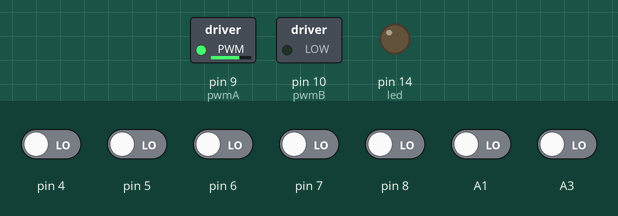
Simulated run of this sketch. Board: Arduino Uno, built with avr-gcc and run on an emulated ATmega328P. Shown: switched loads named in the sketch (green lamp = pin HIGH), output pins drawn as LEDs (lit = HIGH). The inputs (shaded band) are chosen by the test bench; at power-on: A1, A3, pin 4–8 LOW. What the sketch prints to the serial monitor is not drawn.

Above: at 4.2 s.
4.3 s: pin 5 driven HIGH
5.8 s: A3 driven HIGH
At 6.7 s:
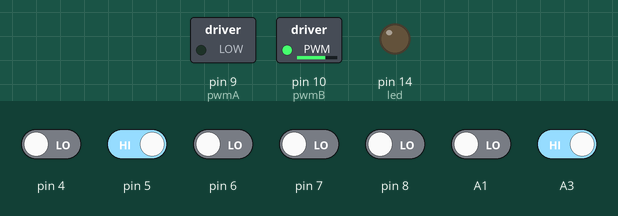
7.3 s: pin 6 driven HIGH
At 8.0 s:
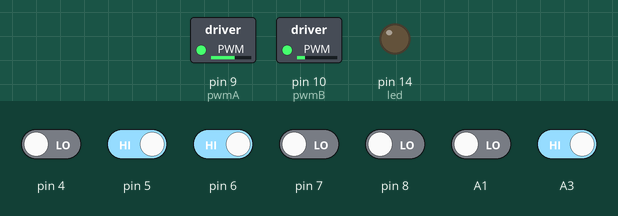
8.8 s: pin 8 driven HIGH
At 9.2 s:
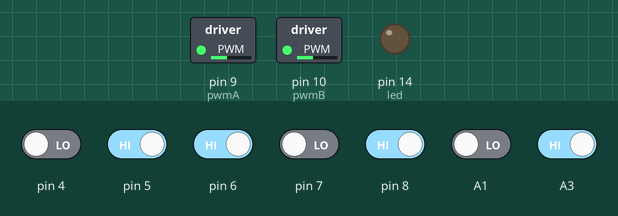
10.3 s: pin 7 driven HIGH
At 11.5 s:
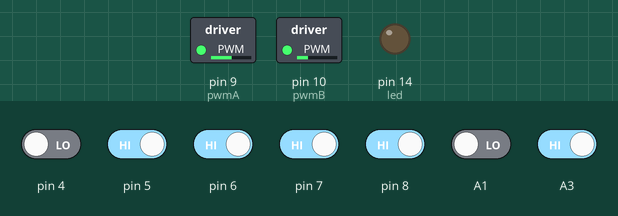
11.8 s: A1 driven HIGH
At 12.6 s:
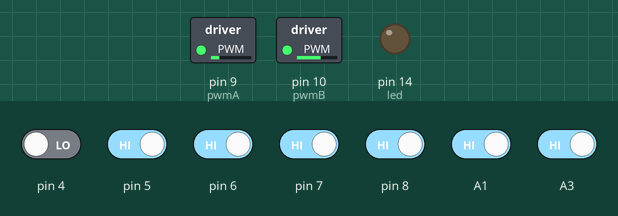
Timing chart, 0 to 14.3 s (numbered marks = the images above; inputs shaded):
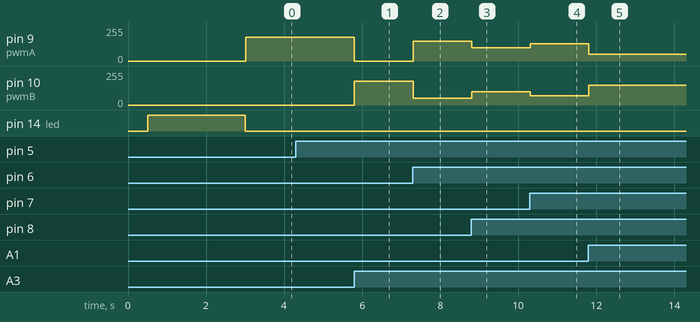

The sketch:

LF_V2_PID.ino
```cpp
#include <QTRSensors.h>

QTRSensors qtr;

const uint8_t SensorCount = 8;
uint16_t sensorValues[SensorCount];

int pwmA = 9;
int pwmB = 10;

int speed = 70;

int led = 14;

int maxValue[SensorCount];
int minValue[SensorCount];

int lastError = 0;
boolean  onoff = 0;
int val, cnt = 0, v[3];

const uint16_t threshold = 500; //  adjustable - can take values between 0 and 1000

//the speed can be between  0 and 255 - 0 is LOW and 255 is HIGH. At a high value,
//you may risk burning  the motors, because the voltage supplied by the PWM control
//is higher than  6V.
const int maxspeeda = 180;
const int maxspeedb = 180;
const int basespeeda  = 100;
const int basespeedb = 100;
/*If your robot can't take tight curves,  you can set up the robot
  to revolve around the base (and not around one of  the wheels) by
  setting the minspeed to a negative value (-100), so the motors  will go
  forward and backward. Doing this the motors can wear out faster.
  If you don't want to do this, set the minspeed to 0, so the motors
  will  only go forward.
*/
const int minspeeda = 0;
const int minspeedb =  0;


float Kp  = 0.3;
float Ki = 0;
float Kd = 3;
uint8_t multiP = 1;
uint8_t multiI  = 1;
uint8_t multiD = 1;
uint8_t Kpfinal;
uint8_t Kifinal;
uint8_t Kdfinal;
int  P;
int I;
int D;
float Pvalue;
float Ivalue;
float Dvalue;

void setup(){
  QRT_INIT();

  Serial.begin(9600);
  pinMode(pwmA, OUTPUT);
  pinMode(pwmB, OUTPUT);
}

void loop() {

  PID_control();

}

void QRT_INIT(){
  qtr.setTypeRC();
  qtr.setSensorPins((const uint8_t[]){4, 5, 6, 7, 8, A1, A2, A3}, SensorCount);
  qtr.setEmitterPin(16);

  delay(500);
  pinMode(led, OUTPUT);
  digitalWrite(led, HIGH); // turn on Arduino's LED to indicate we are in calibration mode

  // 2.5 ms RC read timeout (default) * 10 reads per calibrate() call
  // = ~25 ms per calibrate() call.
  // Call calibrate() 400 times to make calibration take about 10 seconds.
  for (uint16_t i = 0; i < 100; i++)
  {
    qtr.calibrate();
  }
  digitalWrite(led, LOW); // turn off Arduino's LED to indicate we are through with calibration

  // print the calibration minimum values measured when emitters were on
  Serial.begin(9600);
  for (uint8_t i = 0; i < SensorCount; i++)
  {
    minValue[i] = qtr.calibrationOn.minimum[i];
    Serial.print(minValue[i]);
    Serial.print(' ');
  }
  Serial.println();

  // print the calibration maximum values measured when emitters were on
  for (uint8_t i = 0; i < SensorCount; i++)
  {
    maxValue[i] = qtr.calibrationOn.maximum[i];
    Serial.print(maxValue[i]);
    Serial.print(' ');
  }
  Serial.println();
  Serial.println();
  //delay(1000);
}

void  forward_brake(int posa, int posb) {
  analogWrite(pwmA, posa);
  analogWrite(pwmB, posb);
}

void  PID_control() {
  uint16_t position = qtr.readLineBlack(sensorValues); //read  the current position
  int error = 3500 - position; //3500 is the ideal position  (the centre)

  P = error;
  I = I + error;
  D = error - lastError;
  lastError = error;
  int motorspeed = P*Kp + I*Ki + D*Kd; //calculate the correction
                                       //needed to be applied to the speed

  int motorspeeda = basespeeda + motorspeed;
  int motorspeedb = basespeedb -  motorspeed;

  if (motorspeeda > maxspeeda) {
    motorspeeda = maxspeeda;
  }
  if (motorspeedb > maxspeedb) {
    motorspeedb = maxspeedb;
  }
  if (motorspeeda < 0) {
    motorspeeda = 0;
  }
  if (motorspeedb < 0)  {
    motorspeedb = 0;
  }
  forward_brake(motorspeeda, motorspeedb);
}

// cod comentat

// #include <QTRSensors.h>  // Include biblioteca pentru a lucra cu senzorii de linie QTR

// QTRSensors qtr;  // Creează un obiect de tipul QTRSensors pentru a citi valorile senzorilor

// const uint8_t SensorCount = 8;  // Numărul de senzori de linie (în acest caz 8 senzori)
// uint16_t sensorValues[SensorCount];  // Array pentru a stoca valorile citite de la fiecare senzor

// // Definirea pinilor pentru motoare și controlul vitezei acestora
// int pwmA = 9;  // Pinul 9 pentru controlul motorului A
// int pwmB = 10; // Pinul 10 pentru controlul motorului B

// int speed = 70;  // Viteza de bază a motoarelor (valoare PWM între 0 și 255)

// int led = 14;  // Pinul 14 pentru LED-ul de pe placă (pentru a semnaliza starea de calibrare)

// int maxValue[SensorCount];  // Array pentru valorile maxime citite în timpul calibrării
// int minValue[SensorCount];  // Array pentru valorile minime citite în timpul calibrării

// int lastError = 0;  // Variabilă pentru eroarea anterioară, necesară pentru calculul PID
// boolean onoff = 0;  // Flag pentru a controla starea robotului (nu este folosit în acest cod)
// int val, cnt = 0, v[3];  // Variabile auxiliare (nu sunt folosite în acest cod)

// const uint16_t threshold = 500;  // Pragul de detectare a liniei - ajustabil între 0 și 1000

// // Definirea limitelor de viteză pentru motoare
// const int maxspeeda = 180;
// const int maxspeedb = 180;
// const int basespeeda = 100;  // Viteza de bază pentru motorul A
// const int basespeedb = 100;  // Viteza de bază pentru motorul B
// const int minspeeda = 0;     // Viteza minimă pentru motorul A (poate fi negativă pentru a permite rotirea)
// const int minspeedb = 0;     // Viteza minimă pentru motorul B

// // Coeficientii PID
// float Kp = 0.3;  // Coeficientul pentru eroarea proporțională
// float Ki = 0;    // Coeficientul pentru eroarea integrată
// float Kd = 3;    // Coeficientul pentru eroarea derivativă
// uint8_t multiP = 1;  // Multiplicator pentru coeficientul P
// uint8_t multiI = 1;  // Multiplicator pentru coeficientul I
// uint8_t multiD = 1;  // Multiplicator pentru coeficientul D
// uint8_t Kpfinal;  // Coeficientul final P
// uint8_t Kifinal;  // Coeficientul final I
// uint8_t Kdfinal;  // Coeficientul final D
// int P;  // Eroarea proporțională
// int I;  // Eroarea integrată
// int D;  // Eroarea derivativă
// float Pvalue;  // Valoarea erorii proporționale
// float Ivalue;  // Valoarea erorii integrate
// float Dvalue;  // Valoarea erorii derivate

// void setup() {
//   QRT_INIT();  // Inițializează senzorii și calibrarea lor

//   Serial.begin(9600);  // Inițializează comunicația serială pentru a vizualiza datele în monitorul serial
//   pinMode(pwmA, OUTPUT);  // Setează pinul pwmA ca ieșire pentru motorul A
//   pinMode(pwmB, OUTPUT);  // Setează pinul pwmB ca ieșire pentru motorul B
// }

// void loop() {
//   PID_control();  // Apelarea funcției PID pentru a regla viteza motoarelor pe baza erorii
// }

// // Inițializează senzorii și calibrarea acestora
// void QRT_INIT() {
//   qtr.setTypeRC();  // Setează tipul senzorilor QTR pentru a folosi circuitul RC
//   qtr.setSensorPins((const uint8_t[]){4, 5, 6, 7, 8, A1, A2, A3}, SensorCount);  // Setează pinii senzorilor
//   qtr.setEmitterPin(16);  // Setează pinul pentru emitatorul de IR (pinul 16)

//   delay(500);  // Așteaptă 500 ms înainte de a începe calibrarea

//   pinMode(led, OUTPUT);  // Setează pinul LED ca ieșire
//   digitalWrite(led, HIGH);  // Aprinde LED-ul pentru a semnaliza începutul procesului de calibrare

//   // Se calibraza senzorii citind valorile minime și maxime de 100 de ori
//   for (uint16_t i = 0; i < 100; i++) {
//     qtr.calibrate();  // Calibrează senzorii
//   }

//   digitalWrite(led, LOW);  // Oprește LED-ul pentru a semnaliza sfârșitul calibrării

//   // Afișează valorile minime obținute în timpul calibrării pe monitorul serial
//   Serial.begin(9600);
//   for (uint8_t i = 0; i < SensorCount; i++) {
//     minValue[i] = qtr.calibrationOn.minimum[i];  // Salvează valorile minime
//     Serial.print(minValue[i]);  // Afișează valoarea minimă pentru fiecare senzor
//     Serial.print(' ');
//   }
//   Serial.println();

//   // Afișează valorile maxime obținute în timpul calibrării pe monitorul serial
//   for (uint8_t i = 0; i < SensorCount; i++) {
//     maxValue[i] = qtr.calibrationOn.maximum[i];  // Salvează valorile maxime
//     Serial.print(maxValue[i]);  // Afișează valoarea maximă pentru fiecare senzor
//     Serial.print(' ');
//   }
//   Serial.println();
//   Serial.println();
//   //delay(1000);  // Așteaptă 1 secundă (comentat, dar poate fi activat dacă este nevoie)
// }

// // Funcția pentru a mișca motoarele înainte, aplicând frânare
// void forward_brake(int posa, int posb) {
//   analogWrite(pwmA, posa);  // Aplică semnalul PWM pe motorul A
//   analogWrite(pwmB, posb);  // Aplică semnalul PWM pe motorul B
// }

// // Funcția PID pentru controlul mișcării robotului
// void PID_control() {
//   uint16_t position = qtr.readLineBlack(sensorValues);  // Citește poziția actuală a liniei de la senzori
//   int error = 3500 - position;  // Calculează eroarea față de poziția ideală (3500 reprezintă centrul)

//   P = error;  // Eroarea proporțională
//   I = I + error;  // Eroarea integrată
//   D = error - lastError;  // Eroarea derivativă
//   lastError = error;  // Actualizează eroarea anterioară

//   // Calculează viteza corectivă pe baza erorii și a coeficientelor PID
//   int motorspeed = P * Kp + I * Ki + D * Kd;

//   // Ajustează viteza motoarelor pe baza corectării PID
//   int motorspeeda = basespeeda + motorspeed;
//   int motorspeedb = basespeedb - motorspeed;

//   // Asigură-te că viteza motoarelor nu depășește limitele
//   if (motorspeeda > maxspeeda) {
//     motorspeeda = maxspeeda;
//   }
//   if (motorspeedb > maxspeedb) {
//     motorspeedb = maxspeedb;
//   }
//   if (motorspeeda < 0) {
//     motorspeeda = 0;
//   }
//   if (motorspeedb < 0) {
//     motorspeedb = 0;
//   }

//   // Controlează motoarele pentru a se mișca conform vitezelor calculate
//   forward_brake(motorspeeda, motorspeedb);
// }
```

Measured:
- after the input at 5.8 s, pin 9 (pwmA): 180/255 → 0/255 at once; pin 10 (pwmB): 0/255 → 180/255 at once
- after the input at 7.3 s, pin 9 (pwmA): 0/255 → 150/255 at once; pin 10 (pwmB): 180/255 → 50/255 at once
- after the input at 8.8 s, pin 9 (pwmA): 150/255 → 100/255 at once; pin 10 (pwmB): 50/255 → 100/255 at once
- after the input at 10.3 s, pin 9 (pwmA): 100/255 → 130/255 at once; pin 10 (pwmB): 100/255 → 70/255 at once
- after the input at 11.8 s, pin 9 (pwmA): 130/255 → 51/255 at once; pin 10 (pwmB): 70/255 → 149/255 at once
